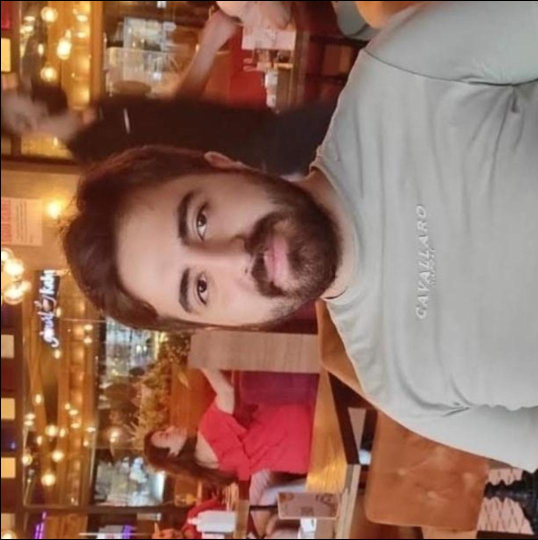
#> input picture Pillow_Resim_Kutuphanesi/Resimler/90derecedondurma.jpg, 1076 x 1080 px, given in place of the camera (shown at 1/2 size)
$ python main.py
#> lines starting #> are read from the running program, lines starting #| are printed output that depends on the picture; after the words box and inside, x2 and y2 are one past the last pixel; in counts of white or black regions, pixels touching at a corner belong together
# Gerekli kütüphaneleri içe aktar
import cv2
import sys
import os

# Yüz tanıma için kullanılacak model dosyasının adı
haar_file = "haarcascade_frontalface_default.xml"

# Veri setinin kaydedileceği klasörün adı
datasets = "datasets"

# Tanımak istediğiniz kişinin adı
sub_data = "mustafa"

# Veri setindeki kişiye ait klasörün yolu
path = os.path.join(datasets, sub_data)

# Eğer klasör yoksa oluştur
if not os.path.isdir(path):
    os.mkdir(path)

# Yüzleri yeniden boyutlandırmak için kullanılacak genişlik ve yükseklik değerleri
(width, height) = (130, 100)

# Yüz tanıma modelini yükle
face_cascade = cv2.CascadeClassifier(haar_file)

# Webcam'i aç
webcam = cv2.VideoCapture(0)

# Kaydedilecek resim sayısı
count = 1

# Kaydedilecek resim sayısı kadar döngüye gir
while count < 300:
    # Webcam'den bir kare oku
    (_, im) = webcam.read()
#> im is the input picture: shape (1080, 1076, 3); mean B, G, R 94.3, 110, 148.7
    # Kareden gri tonlamalı bir görüntü elde et
    gray = cv2.cvtColor(im, cv2.COLOR_BGR2GRAY)
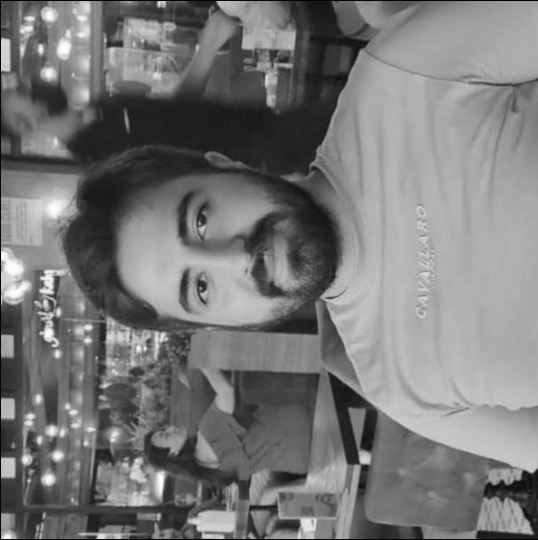
#> gray: shape (1080, 1076) (shown at 1/2 size); min 0, max 254, mean 119.8
    # Gri görüntüde yüzleri algıla
    faces = face_cascade.detectMultiScale(gray, 1.3, 4)
#> faces = ()
    # Algılanan her yüz için
    for (x, y, w, h) in faces:
        # Yüzün etrafına bir dikdörtgen çiz
        cv2.rectangle(im, (x, y), (x + w, y + h), (255, 0, 0), 2)
        # Yüzü kare içinden kırparak al
        face = gray[y:y + h, x:x + w]
        # Yüzü yeniden boyutlandır
        face_resize = cv2.resize(face, (width, height))
        # Yüzü veri setindeki ilgili klasöre kaydet
        cv2.imwrite('%s/%s.png' % (path, count), face_resize)
        # Kaydedilen resim sayısını arttır
        count += 1
#> this loop made 0 passes
#> after the loop, count = 1

    # Kameradan gelen görüntüyü ekranda göster
    cv2.imshow('OpenCV', im)
    # Klavyeden bir tuşa basılırsa
    key = cv2.waitKey(10)
#> (key Esc is pressed here)
    # Eğer tuş ESC ise döngüden çık
    if key == 27:
        break

# Webcam'i kapat
webcam.release()
# Pencereyi kapat
cv2.destroyAllWindows()

$ run again, on Pillow_Resim_Kutuphanesi/Resimler/boyutlanmisresim.jpg
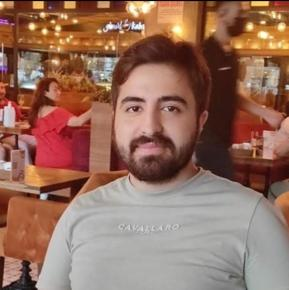
#> input picture Pillow_Resim_Kutuphanesi/Resimler/boyutlanmisresim.jpg, 289 x 290 px, given in place of the camera
#> im is the input picture: shape (290, 289, 3); mean B, G, R 94.6, 110.3, 148.9
#> faces = [[101, 66, 104, 104]]
#> the loop `for (x, y, w, h) in faces:` made 1 pass
#> (x, y, w, h, count) on pass 1: (101, 66, 104, 104, 2)
#> pass 1, `face_resize = cv2.resize(face, (width, height))`:
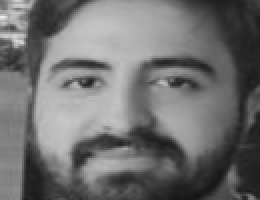
#> face_resize: shape (100, 130) (shown 2 times larger); min 20, max 238, mean 111.7
#> after the loop `for (x, y, w, h) in faces:`:
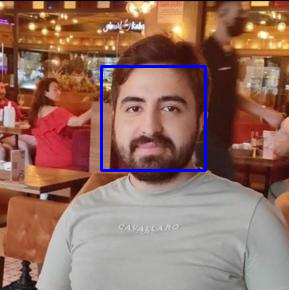
#> im: shape (290, 289, 3); 1.48% of pixels changed, all inside (x1, y1, x2, y2) = (100, 65, 207, 172)
#> after the loop `for (x, y, w, h) in faces:`: count = 2
